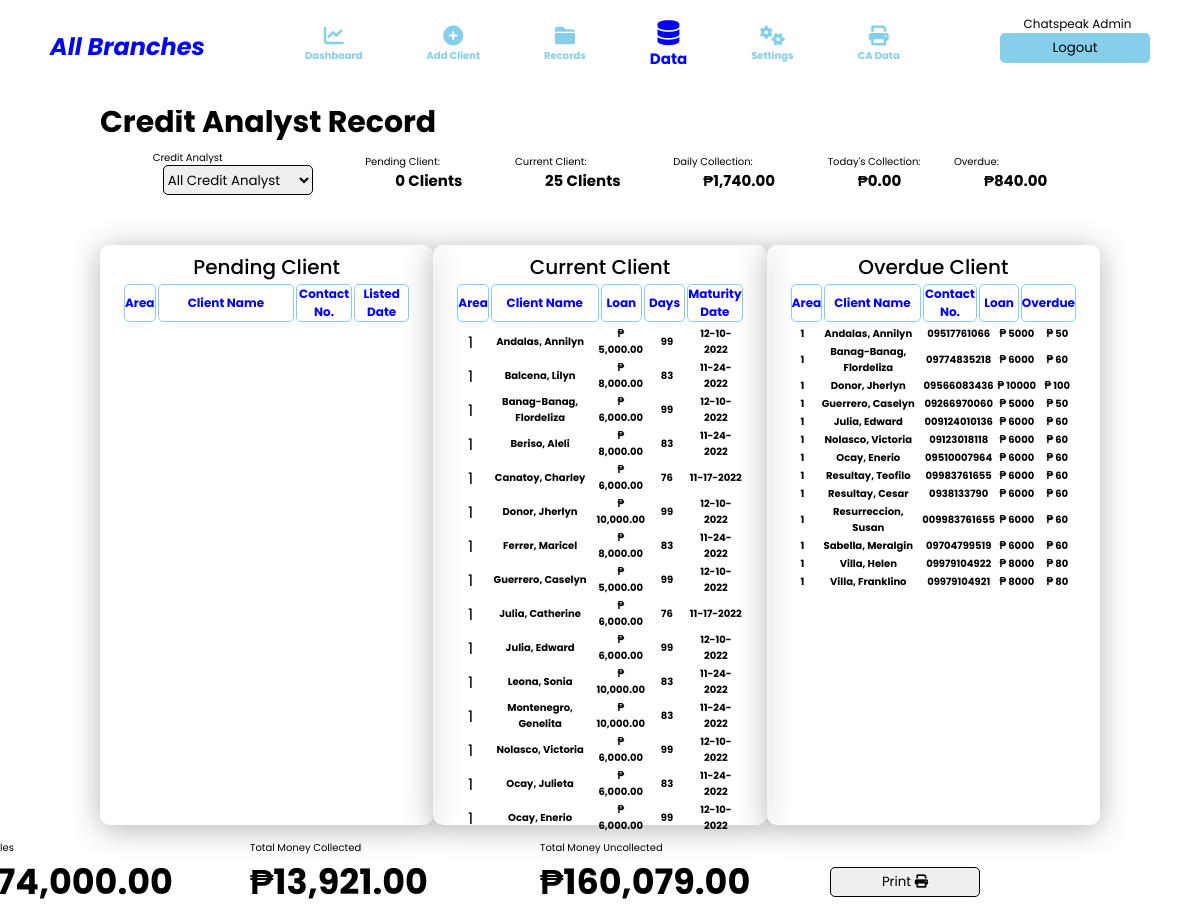
The page /Data.php (signed in) on the database its author committed.
### tables this page shows
CREATE TABLE `insert_client` (
  `id` int(11) NOT NULL,
  `cbranch` varchar(255) NOT NULL,
  `clientid` varchar(255) NOT NULL,
  `cphoto` text NOT NULL,
  `cfirstname` varchar(255) NOT NULL,
  `cmidname` varchar(255) NOT NULL,
  `clastname` varchar(255) NOT NULL,
  `csuffix` varchar(255) NOT NULL,
  `ccarea` varchar(255) NOT NULL,
  `ccycle` int(11) NOT NULL DEFAULT 1,
  `cchnumber` varchar(255) NOT NULL,
  `ccstreet` varchar(255) NOT NULL,
  `ccbarangay` varchar(255) NOT NULL,
  `cccity` varchar(255) NOT NULL,
  `ccontact` varchar(255) NOT NULL,
  `cemail` varchar(255) NOT NULL,
  `cage` varchar(255) NOT NULL,
  `cgender` varchar(255) NOT NULL,
  `cbirthday` date NOT NULL,
  `chnumber` varchar(255) NOT NULL,
  `cstreet` varchar(255) NOT NULL,
  `cbarangay` varchar(255) NOT NULL,
  `ccity` varchar(255) NOT NULL,
  `chome` varchar(255) NOT NULL,
  `cother` varchar(255) NOT NULL,
  `cnationality` varchar(255) NOT NULL,
  `ccivilstatus` varchar(255) NOT NULL,
  `cspouse` varchar(255) NOT NULL,
  `cchildren` varchar(255) NOT NULL,
  `ccomaker` varchar(255) NOT NULL,
  `cccontact` varchar(255) NOT NULL,
  `ccreditanalyst` varchar(255) NOT NULL,
  `cloanrequest` int(11) NOT NULL DEFAULT 0,
  `cloanamount` int(11) NOT NULL DEFAULT 0,
  `cloanstatus` varchar(255) NOT NULL DEFAULT 'Pending',
  `camountpaid` int(11) NOT NULL DEFAULT 0,
  `cadvance` int(11) DEFAULT 0,
  `csecdep` int(11) NOT NULL,
  `paydate` datetime DEFAULT current_timestamp(),
  `cbalance` int(11) NOT NULL DEFAULT 0,
  `coverdue` int(11) NOT NULL DEFAULT 0,
  `cinterest` int(11) NOT NULL,
  `clisteddate` datetime NOT NULL DEFAULT current_timestamp(),
  `creleaseddate` datetime DEFAULT NULL,
  `cmaturitydate` datetime DEFAULT NULL
);

### Data.php (the view, shortened to what this page needs)
<?php
    include_once 'header.php';
?>
<div class="dataRecords">
    <h1>Credit Analyst Record</h1>
    <div class="caDataReport">
        <div>
            <label for="caNameID">Credit Analyst</label>
            <select name="caName" id="caNameID" onchange = "caFilter()">
                <option value="0">All Credit Analyst</option>
            </select>
        </div>
        <div>
        <?php
                if($bnm == "all"){
                    $qPending = "SELECT COUNT(cloanstatus) AS Pending FROM insert_client WHERE cloanstatus = 'Pending'";
                }else{
                    $qPending = "SELECT COUNT(cloanstatus) AS Pending FROM insert_client WHERE cbranch = '$bnm' and cloanstatus = 'Pending'";
                }
                $queery1 = mysqli_query($connection,$qPending);
                    if(mysqli_num_rows($queery1)>0){
                        while($rowData1 = mysqli_fetch_array($queery1)){
                           $rPending = $rowData1['Pending'];
                        }
                    }
            ?>
                <p>Pending Client:</p>
                <?php echo " <span id='pendingID'>".$rPending." Clients </span>"?>
        </div>
        <div>
        <?php
                if($bnm == "all"){
                    $qCurrent = "SELECT COUNT(cloanstatus) AS Current FROM insert_client WHERE cloanstatus = 'OnGoing' ";
                }else{
                    $qCurrent = "SELECT COUNT(cloanstatus) AS Current FROM insert_client WHERE cbranch = '$bnm' and cloanstatus = 'OnGoing' ";
                }
                $queery2 = mysqli_query($connection,$qCurrent);
                    if(mysqli_num_rows($queery2)>0){
                        while($rowData2 = mysqli_fetch_array($queery2)){
                        $rCurrent = $rowData2['Current'];
                        }
                    }
            ?>
            <p>Current Client:</p>
            <?php echo " <span id='currentID'>".$rCurrent." Clients </span>"?>
        </div>
        <div>
            <p>Daily Collection:</p>
            <span id="dailyCollection"></span>
        </div>
        <div>
            <p>Today's Collection:</p>
            <span id="todayCollection"></span>
        </div>
        <div>
            <p>Overdue:</p>
            <span id="overDue"></span>
        </div>
    </div>
    <div class="dataContent">
        <div class="cadrCont first">
            <h4>Pending Client</h4>
            <table>
                <tr>
                    <th width="10%">Area</th>
                    <th width="50%">Client Name</th>
                    <th width="20%">Contact No.</th>
                    <th width="20%">Listed Date</th>
                </tr>
            </table>
            <div class="cadrFPC">
            </div>
        </div>
        <div class="cadrCont second">
            <h4>Current Client</h4>
            <table>
                <tr>
                    <th width="10%">Area</th>
                    <th width="40%">Client Name</th>
                    <th width="15%">Loan</th>
                    <th width="15%">Days</th>
                    <th width="20%">Maturity Date</th>
                </tr>
            </table>
            <div class="cadrSCC">
                <table id="tCurrent">
                <?php
                        if($bnm == "all"){
                            $query2 = "SELECT * FROM insert_client WHERE cloanstatus in('OnGoing','Released')  ORDER BY ccarea ASC, clastname ASC";
                        }else{
                            $query2 = "SELECT * FROM insert_client WHERE cbranch = '$bnm' and cloanstatus in('OnGoing','Released') ORDER BY ccarea ASC, clastname ASC";
                        }
                        $result2 = mysqli_query($connection,$query2);
                        $drIndex2 = -1;
                        while($row2  = mysqli_fetch_assoc($result2)){
                            $acctid = $row2['clientid'];
                            $drIndex2 ++;
                            $approvedloan = $row2['cloanamount'];
                ?>
                    <tr>
                        <td width="10%"><?php echo $row2['ccarea']?></td>
                        <td width="40%"><span><?php echo $row2['clastname'].", ".$row2['cfirstname']?></span></td>
                        <td width="15%"><span>₱ </span><span><?php echo number_format($approvedloan,2)?></span></td>
                        <td width="15%" id="tdDaysRemaining<?php echo $drIndex2?>" class="tdDaysRemaining2" data-date="<?php echo $row2['cmaturitydate']?>"><span class="days"></span>
                        </td>
                        <td width="20%"><p><span><?php echo date('m-d-Y',strtotime($row2['creleaseddate'].'+ 100 days'));?></span></p></td>
                        <?php
                            $payment_today = "SELECT sum(payment) as pymnt FROM insert_payment WHERE clientid = '$acctid' GROUP BY clientid DESC  ";
                            $payment_today_query = mysqli_query($connection, $payment_today);
                            while($today = mysqli_fetch_assoc($payment_today_query)){
                        ?>
                        <?php
                            $show_amount_released = "SELECT * FROM insert_deduction WHERE loan_amount = $approvedloan ";
                            $show_amount_released_query = mysqli_query($connection, $show_amount_released);
                            while($deductions = mysqli_fetch_assoc($show_amount_released_query)){
                        ?>
                    </tr>
                    <?php }}} ?>
                </table>
            </div>
        </div>
        <div class="cadrCont third">
            <h4>Overdue Client</h4>
            <table>
                <tr>
                    <th width="10%">Area</th>
                    <th width="40%">Client Name</th>
                    <th width="20%">Contact No.</th>
                    <th width="15%">Loan</th>
                    <th width="15%">Overdue</th>
                </tr>
            </table>
            <div class="cadrTOR">
            <table id = "tOverDue">
                <?php
                    if($bnm == "all"){
                        $query3 = "SELECT * FROM insert_client WHERE coverdue > 0 AND cloanstatus in('OnGoing','Released') ORDER BY ccarea ASC, clastname ASC";
                    }else{
                        $query3 = "SELECT * FROM insert_client WHERE cbranch = '$bnm' and coverdue > 0 AND cloanstatus in('OnGoing','Released') ORDER BY ccarea ASC, clastname ASC";
                    }
                    $result3 = mysqli_query($connection,$query3);
                        while($row3 = mysqli_fetch_assoc($result3)){
                ?>
                    <tr>
                        <td width="10%"><p><span><?php echo $row3['ccarea'] ?></span></p></td>
                        <td width="40%"><span><?php echo $row3['clastname'].", ".$row3['cfirstname']?></span></td>
                        <td width="20%"><span><?php echo $row3['ccontact']?></span></td>
                        <td width="15%"><span>₱ </span><span><?php echo $row3['cloanamount'] ?></span></td>
                        <td width="15%"><span>₱ </span><span><?php echo $row3['coverdue'] ?></span></td>
                    </tr>
                    <?php } ?>
                </table>
            </div>
        </div>
    </div>
    <div class="doAllSale">
        <div>
            <p>Total Sales</p>
            <span id="ttlSales"></span>
        </div>
        <div>
            <p>Total Money Collected</p>
            <span id="ttmCol"></span>
        </div>
        <div>
            <p>Total Money Uncollected</p>
            <span id="tmUCol"></span>
        </div>
        <div>
            <button id="btnPrintData" onclick="window.print(); return false;" media = "print">Print <i class="fa fa-print"></i></button>
        </div>
    </div>
</div>

### CSS/style.css (style rules this page uses)
* { margin: 0; padding: 0; box-sizing: border-box; font-family: 'Poppins', sans-serif; }

### rows shown on the page
insert_client: ccarea "1", clastname "Andalas", cfirstname "Annilyn", cloanamount "5,000.00", creleaseddate "12-10-2022", ccontact "09517761066", cloanamount "5000", coverdue "50"
insert_client: ccarea "1", clastname "Balcena", cfirstname "Lilyn", cloanamount "8,000.00", creleaseddate "11-24-2022"
insert_client: ccarea "1", clastname "Banag-Banag", cfirstname "Flordeliza", cloanamount "6,000.00", creleaseddate "12-10-2022", ccontact "09774835218", cloanamount "6000", coverdue "60"
insert_client: ccarea "1", clastname "Beriso", cfirstname "Aleli", cloanamount "8,000.00", creleaseddate "11-24-2022"
insert_client: ccarea "1", clastname "Canatoy", cfirstname "Charley", cloanamount "6,000.00", creleaseddate "11-17-2022"
insert_client: ccarea "1", clastname "Donor", cfirstname "Jherlyn", cloanamount "10,000.00", creleaseddate "12-10-2022", ccontact "09566083436", cloanamount "10000", coverdue "100"
insert_client: ccarea "1", clastname "Ferrer", cfirstname "Maricel", cloanamount "8,000.00", creleaseddate "11-24-2022"
insert_client: ccarea "1", clastname "Guerrero", cfirstname "Caselyn", cloanamount "5,000.00", creleaseddate "12-10-2022", ccontact "09266970060", cloanamount "5000", coverdue "50"
insert_client: ccarea "1", clastname "Julia", cfirstname "Catherine", cloanamount "6,000.00", creleaseddate "11-17-2022"
insert_client: ccarea "1", clastname "Julia", cfirstname "Edward", cloanamount "6,000.00", creleaseddate "12-10-2022", ccontact "009124010136", cloanamount "6000", coverdue "60"
insert_client: ccarea "1", clastname "Leona", cfirstname "Sonia", cloanamount "10,000.00", creleaseddate "11-24-2022"
insert_client: ccarea "1", clastname "Montenegro", cfirstname "Genelita", cloanamount "10,000.00", creleaseddate "11-24-2022"
insert_client: ccarea "1", clastname "Nolasco", cfirstname "Victoria", cloanamount "6,000.00", creleaseddate "12-10-2022", ccontact "09123018118", cloanamount "6000", coverdue "60"
insert_client: ccarea "1", clastname "Ocay", cfirstname "Julieta", cloanamount "6,000.00", creleaseddate "11-24-2022"
insert_client: ccarea "1", clastname "Ocay", cfirstname "Enerio", cloanamount "6,000.00", creleaseddate "12-10-2022", ccontact "09510007964", cloanamount "6000", coverdue "60"
insert_client: ccarea "1", clastname "Resultay", cfirstname "Teofilo", ccontact "09983761655", cloanamount "6000", coverdue "60"
insert_client: ccarea "1", clastname "Resultay", cfirstname "Cesar", ccontact "0938133790", cloanamount "6000", coverdue "60"
insert_client: ccarea "1", clastname "Resurreccion", cfirstname "Susan", ccontact "009983761655", cloanamount "6000", coverdue "60"
insert_client: ccarea "1", clastname "Sabella", cfirstname "Meralgin", ccontact "09704799519", cloanamount "6000", coverdue "60"
insert_client: ccarea "1", clastname "Villa", cfirstname "Helen", ccontact "09979104922", cloanamount "8000", coverdue "80"
insert_client: ccarea "1", clastname "Villa", cfirstname "Franklino", ccontact "09979104921", cloanamount "8000", coverdue "80"

### other values the page prints
$bname "All Branches"
$_SESSION['UNAME'] "Chatspeak Admin"
$rPending "0"
